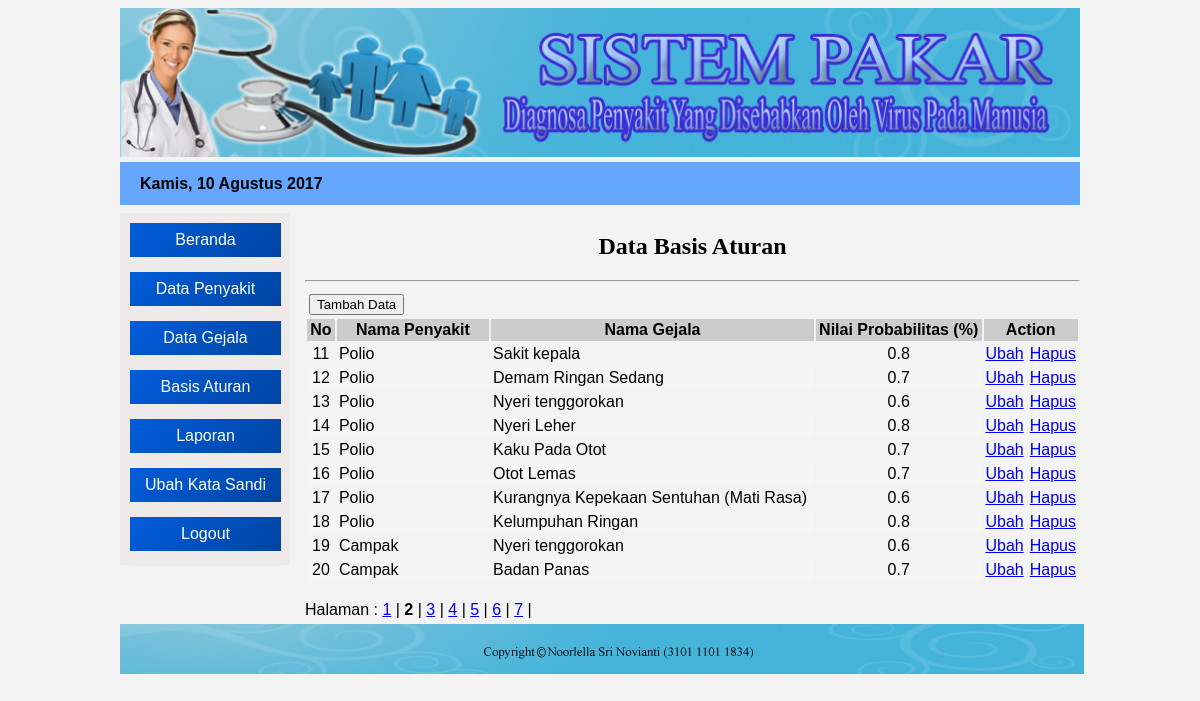
The page /admin/index.php?open=Basis-Aturan&halaman=2 (signed in) on the database its author committed.
### tables this page shows
CREATE TABLE IF NOT EXISTS `tblaturan` (
  `kd_aturan` int(11) NOT NULL AUTO_INCREMENT,
  `kd_gejala` varchar(7) NOT NULL,
  `kd_penyakit` varchar(7) NOT NULL,
  `nl_prob` decimal(2,1) NOT NULL,
  PRIMARY KEY (`kd_aturan`)
);

CREATE TABLE IF NOT EXISTS `tblpenyakit` (
  `kd_penyakit` varchar(7) NOT NULL,
  `nm_penyakit` varchar(40) NOT NULL,
  `nl_penyakit` float NOT NULL,
  `pengobatan` text NOT NULL,
  PRIMARY KEY (`kd_penyakit`)
);

CREATE TABLE IF NOT EXISTS `tblgejala` (
  `kd_gejala` varchar(7) NOT NULL,
  `nm_gejala` varchar(80) NOT NULL,
  PRIMARY KEY (`kd_gejala`)
);

### admin/aturan_data.php (the view)
<?php
  include "../lib/koneksi.php";
  $batas = 10;
  $halaman = $_GET['halaman'];
  if (empty($halaman)) {
  	$posisi = 0;
  	$halaman = 1;
  }
  else {
  	$posisi = ($halaman-1) * $batas;
  }
 ?>
<center><h2>Data Basis Aturan</h2></center><hr>
<?php
  $query = "select a.kd_aturan, b.kd_penyakit, b.nm_penyakit, c.kd_gejala, c.nm_gejala, a.nl_prob from tblaturan a, tblpenyakit b, tblgejala c where a.kd_penyakit=b.kd_penyakit and a.kd_gejala=c.kd_gejala order by b.kd_penyakit asc, c.kd_gejala asc limit $posisi, $batas";
  $tampil = mysqli_query($konek,$query);
 ?>
<table border="0" cellpadding="2" width="100%">
  <tr>
      <form action="?open=Aturan-Add&status=tambah" target="_self" method="Post">
          <td colspan="2" rowspan="2"> <input type="submit" name="btntambah" value="Tambah Data" /></td>
      </form>
  </tr>
  <tr></tr>
  <tr bgcolor="#CCCCCC">
    <th> No </th>
    <th width="20%"> Nama Penyakit </th>
    <th> Nama Gejala </th>
    <th> Nilai Probabilitas (%) </th>
    <th colspan="2" width="10%"> Action </th>
  </tr>
  <?php
   $no = $posisi+1;
   while ($data = mysqli_fetch_array($tampil)) {
   	if ($no%2==1) {$warna='';} else {$warna='#F5F5F5';}
   	echo "<tr bgcolor=$warna>
             <td align='center'>$no</td>
   	         <td>$data[nm_penyakit]</td>
   	         <td>$data[nm_gejala]</td>
             <td align='center'>$data[nl_prob]</td>
   	         <td align='center'><a href='?open=Aturan-Edit&kode=$data[kd_aturan]' target='_self' alt='Edit Data'>Ubah</a></td>
             <td align='center'><a href='?open=Aturan-Hapus&kode=$data[kd_aturan]' target='_self' alt='Delete Data'>Hapus</a></td>
          </tr>";
     $no++;
   }
   echo "</table>";
   $semuadata  ="select a.kd_aturan, b.kd_penyakit, b.nm_penyakit, c.kd_gejala, c.nm_gejala, a.nl_prob from tblaturan a, tblpenyakit b, tblgejala c where a.kd_penyakit=b.kd_penyakit and a.kd_gejala=c.kd_gejala order by b.kd_penyakit asc, c.kd_gejala asc";
   $query2     = mysqli_query($konek, $semuadata);
   $jmldata    = mysqli_num_rows ($query2);
   $jmlhalaman = ceil($jmldata / $batas);
   echo "<br> Halaman : ";
   for ($a=1;$a<=$jmlhalaman;$a++)
   if ($a != $halaman) {
   	echo "<a href='?open=Basis-Aturan&halaman=$a'>$a</a> | ";
   }
   else {
   	echo "<b>$a</b> | ";
   }
?>

### css/desig1.css (style rules this page uses)
* { font-family: Arial, tahoma, sans-serif; }
body { background-color: #f3f3f3; }
#isi h2 { font-family: tahoma, "Times New Roman", "Maiandra GD", sans-serif; }

### rows shown on the page
tblaturan: kd_penyakit.nm_penyakit "Polio", kd_gejala.nm_gejala "Sakit kepala", nl_prob "0.8"
tblaturan: kd_penyakit.nm_penyakit "Polio", kd_gejala.nm_gejala "Demam Ringan Sedang", nl_prob "0.7"
tblaturan: kd_penyakit.nm_penyakit "Polio", kd_gejala.nm_gejala "Nyeri tenggorokan", nl_prob "0.6"
tblaturan: kd_penyakit.nm_penyakit "Polio", kd_gejala.nm_gejala "Nyeri Leher", nl_prob "0.8"
tblaturan: kd_penyakit.nm_penyakit "Polio", kd_gejala.nm_gejala "Kaku Pada Otot", nl_prob "0.7"
tblaturan: kd_penyakit.nm_penyakit "Polio", kd_gejala.nm_gejala "Otot Lemas", nl_prob "0.7"
tblaturan: kd_penyakit.nm_penyakit "Polio", kd_gejala.nm_gejala "Kurangnya Kepekaan Sentuhan (Mati Rasa)", nl_prob "0.6"
tblaturan: kd_penyakit.nm_penyakit "Polio", kd_gejala.nm_gejala "Kelumpuhan Ringan", nl_prob "0.8"
tblaturan: kd_penyakit.nm_penyakit "Campak", kd_gejala.nm_gejala "Nyeri tenggorokan", nl_prob "0.6"
tblaturan: kd_penyakit.nm_penyakit "Campak", kd_gejala.nm_gejala "Badan Panas", nl_prob "0.7"

### other values the page prints
$namabln "Kamis"
$tgl "10"
$namabulan "Agustus"
$thn "2017"
